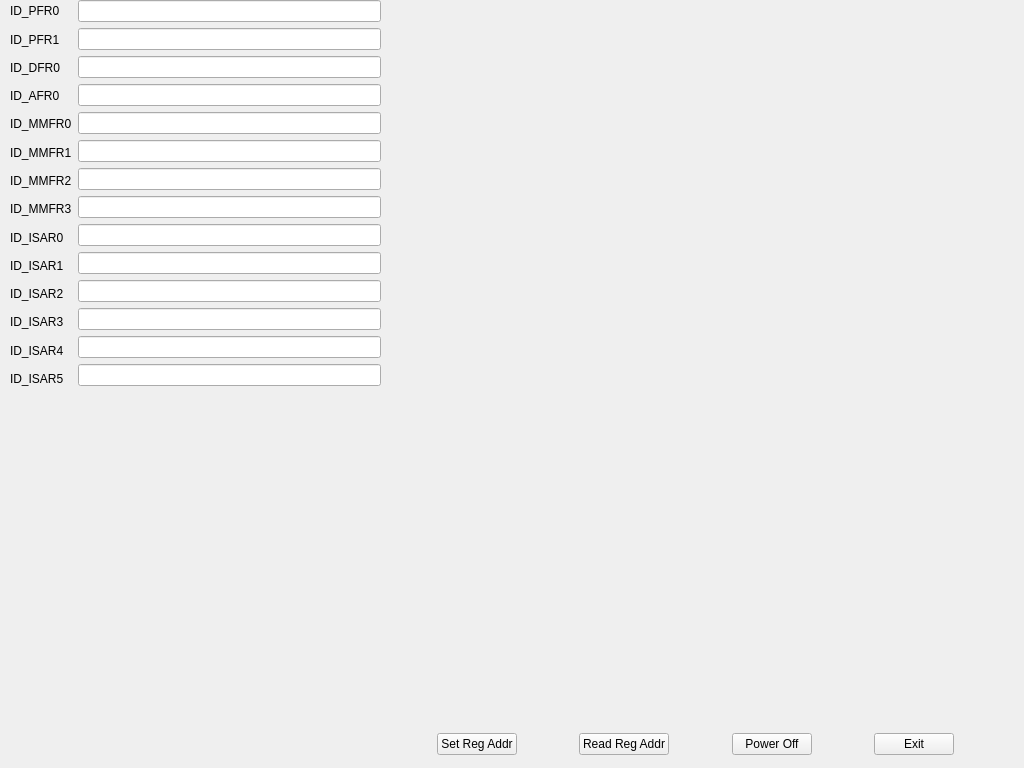
<?xml version="1.0" encoding="UTF-8"?>
<ui version="4.0">
 <class>MainWindow</class>
 <widget class="QMainWindow" name="MainWindow">
  <property name="geometry">
   <rect>
    <x>0</x>
    <y>0</y>
    <width>1024</width>
    <height>768</height>
   </rect>
  </property>
  <property name="minimumSize">
   <size>
    <width>1024</width>
    <height>768</height>
   </size>
  </property>
  <property name="maximumSize">
   <size>
    <width>1024</width>
    <height>768</height>
   </size>
  </property>
  <property name="windowTitle">
   <string>MainWindow</string>
  </property>
  <widget class="QWidget" name="centralwidget">
   <widget class="QWidget" name="horizontalLayoutWidget">
    <property name="geometry">
     <rect>
      <x>380</x>
      <y>729</y>
      <width>631</width>
      <height>31</height>
     </rect>
    </property>
    <layout class="QHBoxLayout" name="horizontalLayout">
     <item>
      <spacer name="horizontalSpacer_4">
       <property name="orientation">
        <enum>Qt::Orientation::Horizontal</enum>
       </property>
       <property name="sizeHint" stdset="0">
        <size>
         <width>40</width>
         <height>20</height>
        </size>
       </property>
      </spacer>
     </item>
     <item>
      <widget class="QPushButton" name="setRegAddrButton">
       <property name="text">
        <string>Set Reg Addr</string>
       </property>
      </widget>
     </item>
     <item>
      <spacer name="horizontalSpacer">
       <property name="orientation">
        <enum>Qt::Orientation::Horizontal</enum>
       </property>
       <property name="sizeHint" stdset="0">
        <size>
         <width>40</width>
         <height>20</height>
        </size>
       </property>
      </spacer>
     </item>
     <item>
      <widget class="QPushButton" name="readRegAddrButton">
       <property name="text">
        <string>Read Reg Addr</string>
       </property>
      </widget>
     </item>
     <item>
      <spacer name="horizontalSpacer_2">
       <property name="orientation">
        <enum>Qt::Orientation::Horizontal</enum>
       </property>
       <property name="sizeHint" stdset="0">
        <size>
         <width>40</width>
         <height>20</height>
        </size>
       </property>
      </spacer>
     </item>
     <item>
      <widget class="QPushButton" name="powerOffButton">
       <property name="text">
        <string>Power Off</string>
       </property>
      </widget>
     </item>
     <item>
      <spacer name="horizontalSpacer_3">
       <property name="orientation">
        <enum>Qt::Orientation::Horizontal</enum>
       </property>
       <property name="sizeHint" stdset="0">
        <size>
         <width>40</width>
         <height>20</height>
        </size>
       </property>
      </spacer>
     </item>
     <item>
      <widget class="QPushButton" name="exitButton">
       <property name="text">
        <string>Exit</string>
       </property>
      </widget>
     </item>
     <item>
      <spacer name="horizontalSpacer_5">
       <property name="orientation">
        <enum>Qt::Orientation::Horizontal</enum>
       </property>
       <property name="sizeHint" stdset="0">
        <size>
         <width>40</width>
         <height>20</height>
        </size>
       </property>
      </spacer>
     </item>
    </layout>
   </widget>
   <widget class="QWidget" name="gridLayoutWidget">
    <property name="geometry">
     <rect>
      <x>380</x>
      <y>0</y>
      <width>631</width>
      <height>731</height>
     </rect>
    </property>
    <layout class="QGridLayout" name="gridLayout"/>
   </widget>
   <widget class="QWidget" name="horizontalLayoutWidget_2">
    <property name="geometry">
     <rect>
      <x>10</x>
      <y>0</y>
      <width>371</width>
      <height>390</height>
     </rect>
    </property>
    <layout class="QHBoxLayout" name="horizontalLayout_2">
     <item>
      <layout class="QVBoxLayout" name="verticalLayout">
       <item>
        <widget class="QLabel" name="label_2">
         <property name="text">
          <string>ID_PFR0</string>
         </property>
        </widget>
       </item>
       <item>
        <widget class="QLabel" name="label">
         <property name="text">
          <string>ID_PFR1</string>
         </property>
        </widget>
       </item>
       <item>
        <widget class="QLabel" name="label_3">
         <property name="text">
          <string>ID_DFR0</string>
         </property>
        </widget>
       </item>
       <item>
        <widget class="QLabel" name="label_4">
         <property name="text">
          <string>ID_AFR0</string>
         </property>
        </widget>
       </item>
       <item>
        <widget class="QLabel" name="label_6">
         <property name="text">
          <string>ID_MMFR0</string>
         </property>
        </widget>
       </item>
       <item>
        <widget class="QLabel" name="label_7">
         <property name="text">
          <string>ID_MMFR1</string>
         </property>
        </widget>
       </item>
       <item>
        <widget class="QLabel" name="label_8">
         <property name="text">
          <string>ID_MMFR2</string>
         </property>
        </widget>
       </item>
       <item>
        <widget class="QLabel" name="label_5">
         <property name="text">
          <string>ID_MMFR3</string>
         </property>
        </widget>
       </item>
       <item>
        <widget class="QLabel" name="label_10">
         <property name="text">
          <string>ID_ISAR0</string>
         </property>
        </widget>
       </item>
       <item>
        <widget class="QLabel" name="label_11">
         <property name="text">
          <string>ID_ISAR1</string>
         </property>
        </widget>
       </item>
       <item>
        <widget class="QLabel" name="label_12">
         <property name="text">
          <string>ID_ISAR2</string>
         </property>
        </widget>
       </item>
       <item>
        <widget class="QLabel" name="label_13">
         <property name="text">
          <string>ID_ISAR3</string>
         </property>
        </widget>
       </item>
       <item>
        <widget class="QLabel" name="label_14">
         <property name="text">
          <string>ID_ISAR4</string>
         </property>
        </widget>
       </item>
       <item>
        <widget class="QLabel" name="label_9">
         <property name="text">
          <string>ID_ISAR5</string>
         </property>
        </widget>
       </item>
      </layout>
     </item>
     <item>
      <layout class="QVBoxLayout" name="verticalLayout_2">
       <item>
        <widget class="QLineEdit" name="ID_PFR0_le"/>
       </item>
       <item>
        <widget class="QLineEdit" name="ID_PFR1_le"/>
       </item>
       <item>
        <widget class="QLineEdit" name="ID_DFR0_le"/>
       </item>
       <item>
        <widget class="QLineEdit" name="ID_AFR0_le"/>
       </item>
       <item>
        <widget class="QLineEdit" name="ID_MMFR0_le"/>
       </item>
       <item>
        <widget class="QLineEdit" name="ID_MMFR1_le"/>
       </item>
       <item>
        <widget class="QLineEdit" name="ID_MMFR2_le"/>
       </item>
       <item>
        <widget class="QLineEdit" name="ID_MMFR3_le"/>
       </item>
       <item>
        <widget class="QLineEdit" name="ID_ISAR0_le"/>
       </item>
       <item>
        <widget class="QLineEdit" name="ID_ISAR1_le"/>
       </item>
       <item>
        <widget class="QLineEdit" name="ID_ISAR2_le"/>
       </item>
       <item>
        <widget class="QLineEdit" name="ID_ISAR3_le"/>
       </item>
       <item>
        <widget class="QLineEdit" name="ID_ISAR4_le"/>
       </item>
       <item>
        <widget class="QLineEdit" name="ID_ISAR5_le"/>
       </item>
      </layout>
     </item>
    </layout>
   </widget>
  </widget>
 </widget>
 <resources/>
 <connections/>
</ui>
